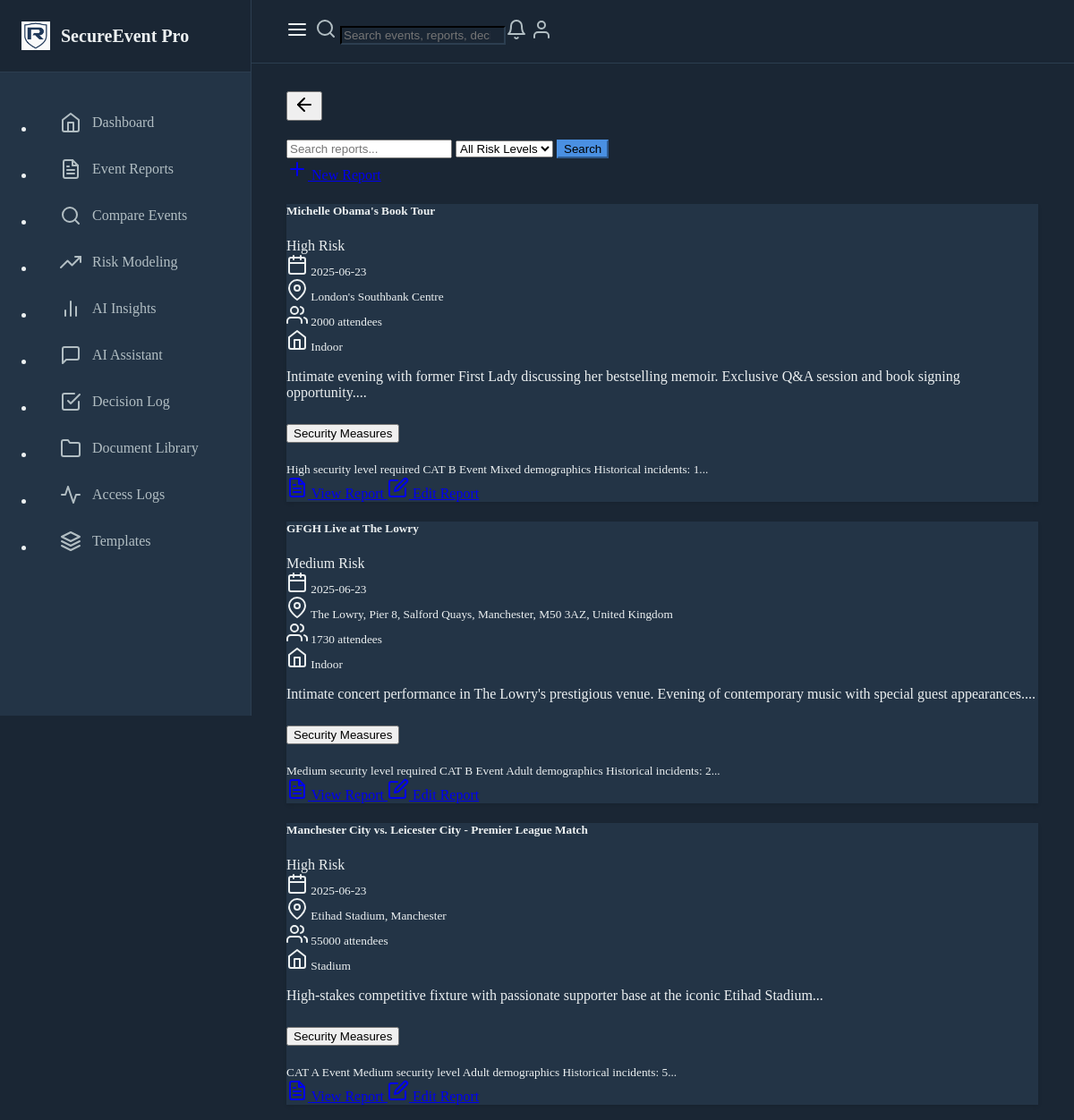
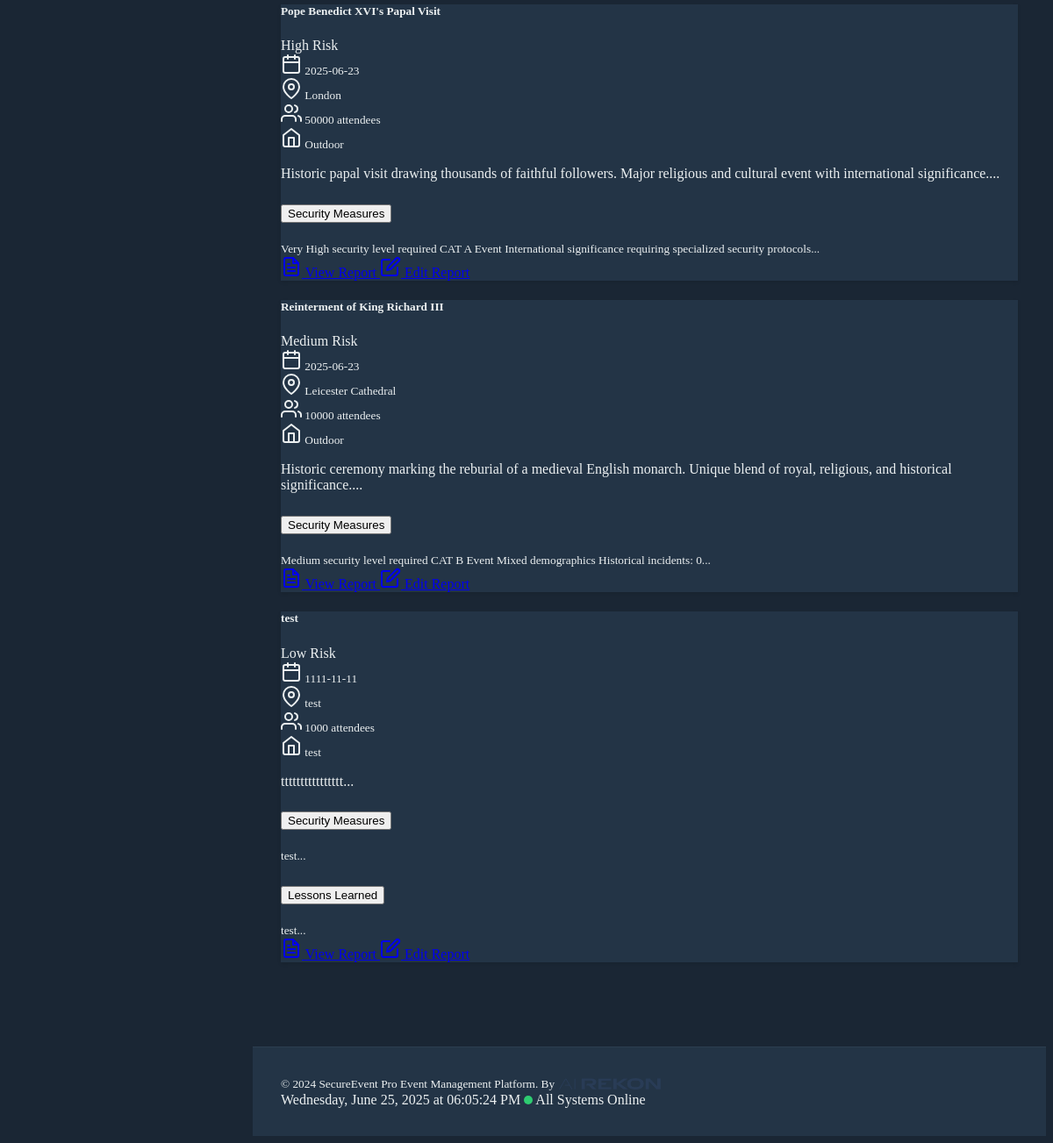
/view-all-events, run on an earlier commit of the app's database (2 pictures, top to bottom).
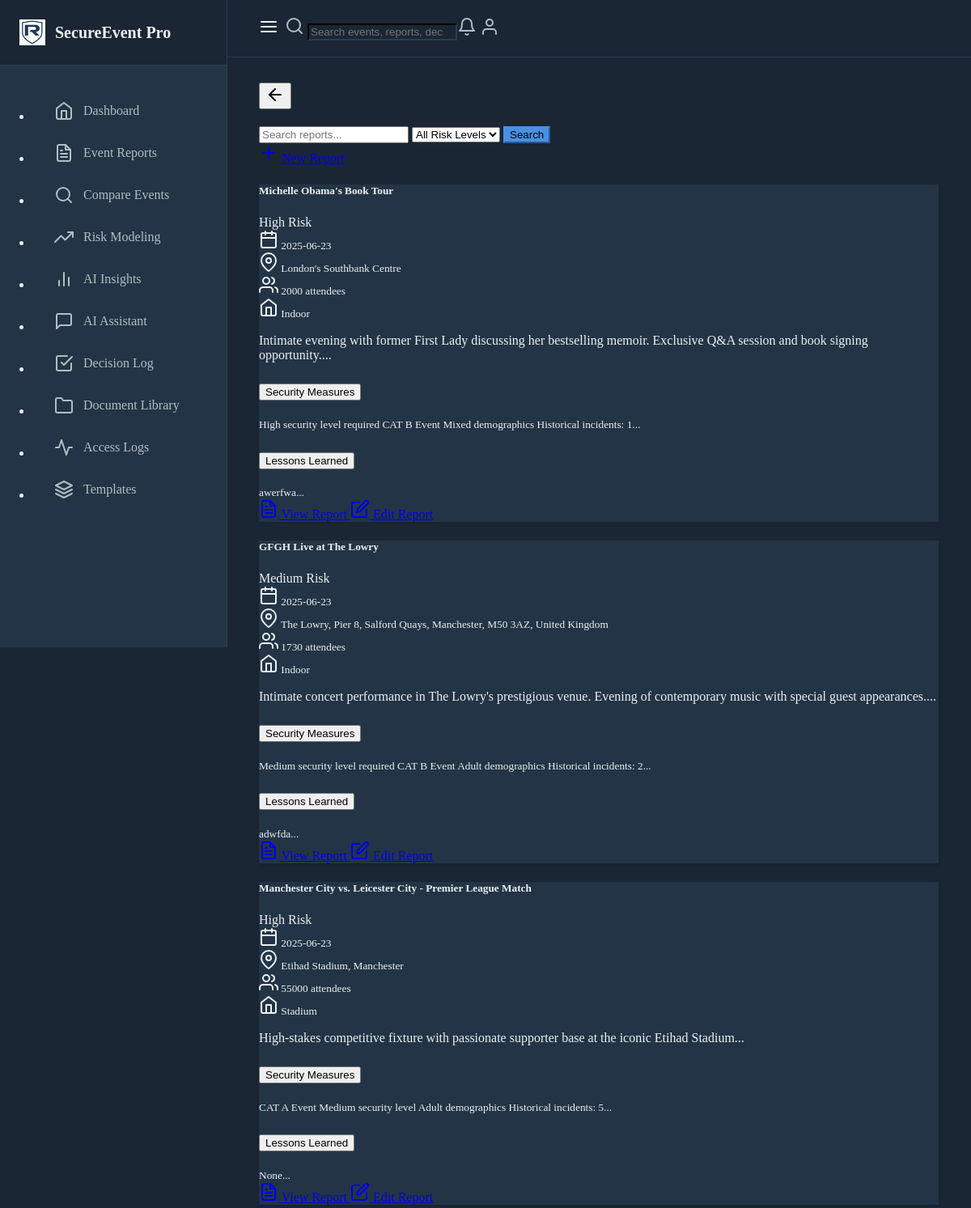
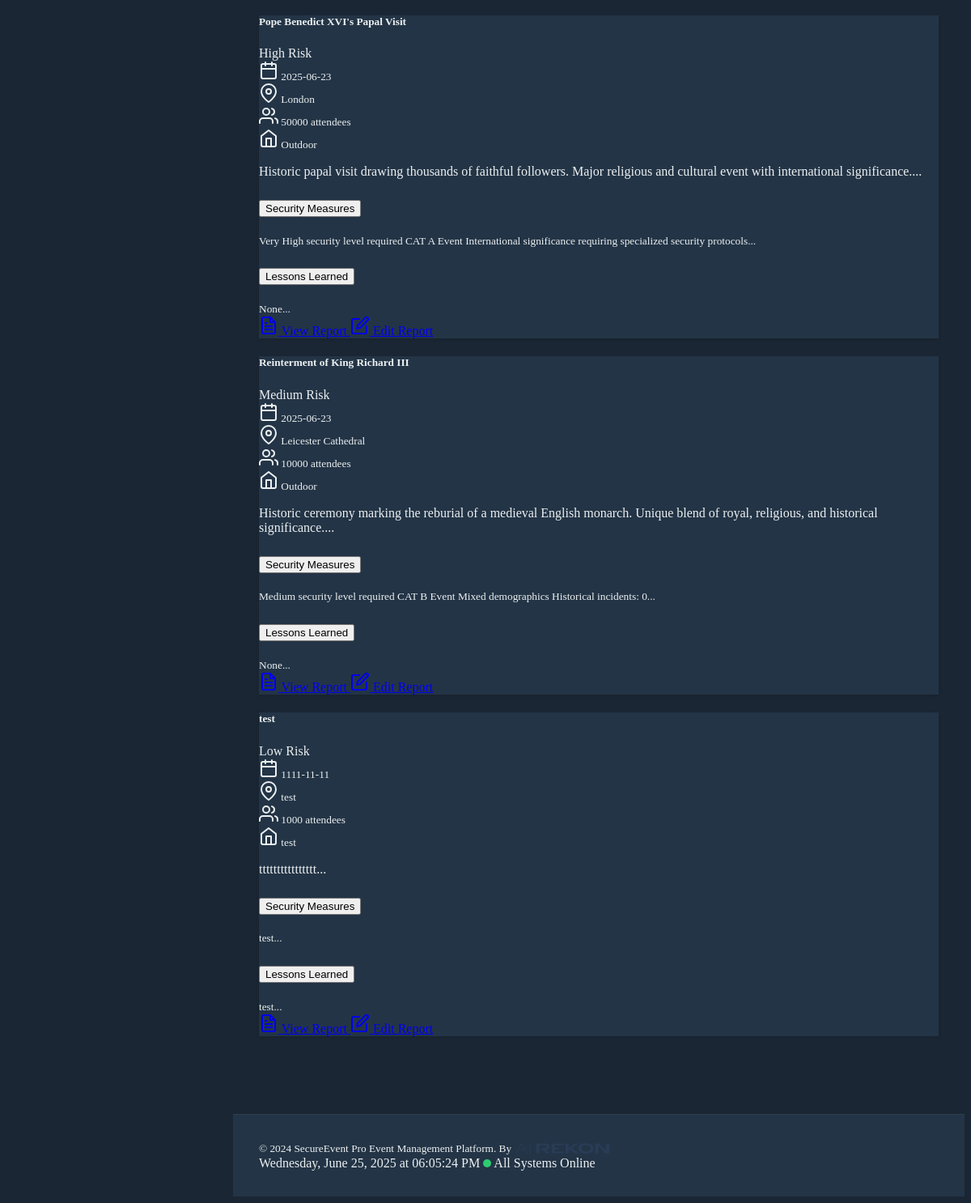
And on a later commit of the database (2 pictures, top to bottom).
### models.py (models this page shows)
class EventReport(db.Model):
    id = db.Column(db.Integer, primary_key=True)
    title = db.Column(db.String(200), nullable=False)
    date = db.Column(db.DateTime, nullable=False)
    location = db.Column(db.String(200), nullable=False)
    description = db.Column(db.Text, nullable=False)
    risk_level = db.Column(db.String(50), nullable=False)
    incident_type = db.Column(db.String(100), nullable=False)
    created_at = db.Column(db.DateTime, default=datetime.utcnow)
    venue_type = db.Column(db.String(50))
    security_staff_count = db.Column(db.Integer, default=0)
    security_staff_roles = db.Column(db.JSON, default=dict)
    incidents_reported = db.Column(db.Integer, default=0)
    incident_summary = db.Column(db.Text)
    attendance = db.Column(db.Integer)
    security_measures = db.Column(db.Text)
    incident_response = db.Column(db.Text)
    lessons_learned = db.Column(db.Text)
    recommendations = db.Column(db.Text)
    security_protocols = db.Column(db.Text)
    emergency_response_plan = db.Column(db.Text)
    post_event_analysis = db.Column(db.Text)
    activity_logs = db.relationship('ActivityLog', backref='event_report', lazy=True)
    estimated_risk_level = db.Column(db.String(50))
    risk_assessments = db.relationship('RiskAssessment', backref='event_report', lazy=True)

### routes.py (the view)
@app.route("/view-all-events")
def view_all_events():
    events = EventReport.query.all()
    return render_template("index.html", reports=events)

### routes.py (called while the page is built)
@app.before_request
def before_request():
    g.start_time = datetime.utcnow()
    g.activity_log = None

@app.after_request
def after_request(response):
    if hasattr(g, "activity_log") and g.activity_log:
        end_activity_tracking(g.activity_log)
    return response

### templates/index.html (shortened to what the changed rows need)
{% extends "base.html" %}
{% block content %}
<div class="row">
    {% for report in reports %}
    <div class="col-md-6 mb-4">
        <div class="card h-100">
            <div class="card-header d-flex justify-content-between align-items-center">
                <h5 class="card-title mb-0">{{ report.title }}</h5>
                <span class="badge bg-{{ 'danger' if report.risk_level == 'High' else 'warning' if report.risk_level == 'Medium' else 'success' }}">
                    {{ report.risk_level }} Risk
                </span>
            </div>
            <div class="card-body">
                <div class="mb-3">
                    <small class="text-muted">
                        <i data-feather="calendar" class="feather-sm me-1"></i> {{ report.date.strftime('%Y-%m-%d') }}<br>
                        <i data-feather="map-pin" class="feather-sm me-1"></i> {{ report.location }}<br>
                        <i data-feather="users" class="feather-sm me-1"></i> {{ report.attendance if report.attendance else 'Not recorded' }} attendees<br>
                        <i data-feather="home" class="feather-sm me-1"></i> {{ report.venue_type if report.venue_type else 'Venue type not specified' }}
                    </small>
                </div>
                <p class="card-text">{{ report.description[:150] }}...</p>
                {% if report.security_measures or report.lessons_learned %}
                <div class="mt-3">
                    <div class="accordion" id="insights{{ report.id }}">
                        {% if report.security_measures %}
                        <div class="accordion-item">
                            <h2 class="accordion-header">
                                <button class="accordion-button collapsed" type="button" data-bs-toggle="collapse" data-bs-target="#security{{ report.id }}">
                                    Security Measures
                                </button>
                            </h2>
                            <div id="security{{ report.id }}" class="accordion-collapse collapse" data-bs-parent="#insights{{ report.id }}">
                                <div class="accordion-body">
                                    <small>{{ report.security_measures[:200] }}...</small>
                                </div>
                            </div>
                        </div>
                        {% endif %}
                        {% if report.lessons_learned %}
                        <div class="accordion-item">
                            <h2 class="accordion-header">
                                <button class="accordion-button collapsed" type="button" data-bs-toggle="collapse" data-bs-target="#lessons{{ report.id }}">
                                    Lessons Learned
                                </button>
                            </h2>
                            <div id="lessons{{ report.id }}" class="accordion-collapse collapse" data-bs-parent="#insights{{ report.id }}">
                                <div class="accordion-body">
                                    <small>{{ report.lessons_learned[:200] }}...</small>
                                </div>
                            </div>
                        </div>
                        {% endif %}
                    </div>
                </div>
                {% endif %}
                <div class="mt-3">
                    <a href="{{ url_for('view_report', report_id=report.id) }}" class="btn btn-secondary btn-sm">
                        <i data-feather="file-text" class="feather-sm"></i> View Report
                    </a>
                    <a href="{{ url_for('edit_event_report', report_id=report.id) }}" class="btn btn-outline-primary btn-sm ms-1">
                        <i data-feather="edit" class="feather-sm"></i> Edit Report
                    </a>
                </div>
            </div>
        </div>
    </div>
    {% endfor %}
</div>
{% endblock %}

What changed in the data, as far as the page shows it:
changed EventReport "London's Southbank Centre": lessons_learned (not shown) → "awerfwa"
changed EventReport "The Lowry, Pier 8, Salford Quays, Manchester, M50 3AZ, United Kingdom": lessons_learned (not shown) → "adwfda"
changed EventReport "Etihad Stadium, Manchester": lessons_learned (not shown) → "None"
changed EventReport "London": lessons_learned (not shown) → "None"
changed EventReport "Leicester Cathedral": lessons_learned (not shown) → "None"
